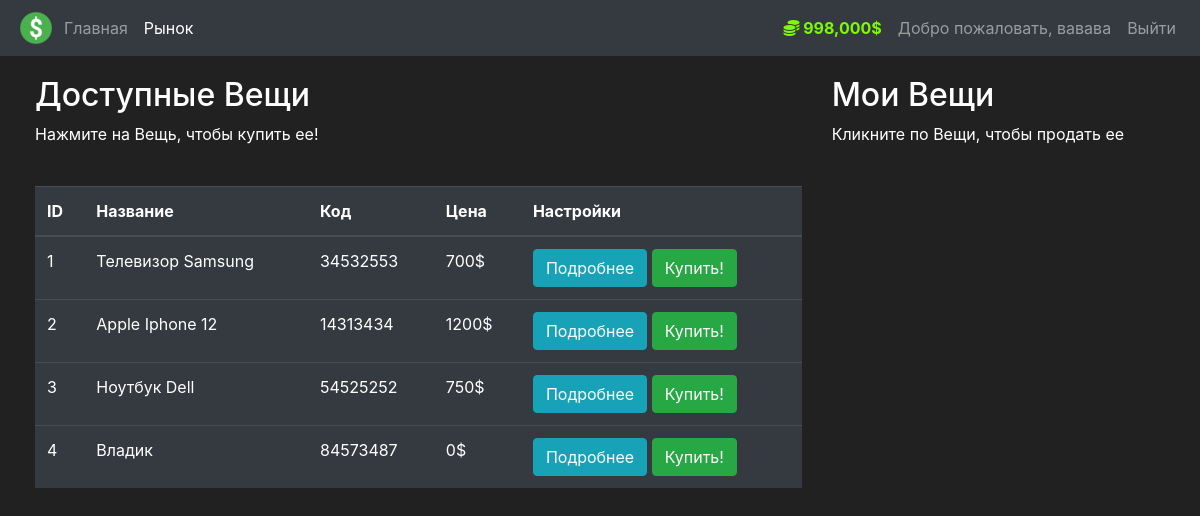
The app's page /market (signed in) with its own data.
### market/models.py (models this page shows, shortened)
class User(db.Model, UserMixin):
    id = db.Column(db.Integer(), primary_key=True)
    username = db.Column(db.String(length=30), nullable=False, unique=True)
    email_address = db.Column(db.String(length=50), nullable=False, unique=True)
    password_hash = db.Column(db.String(length=60), nullable=False)
    budget = db.Column(db.Integer(), nullable=False, default=1000)
    items = db.relationship('Item', backref='owned_user', lazy=True)
    @property
    def prettier_budget(self):
        if len(str(self.budget)) >= 4:
            return f'{str(self.budget)[:-3]},{str(self.budget)[-3:]}$'
        else:
            return f"{self.budget}$"
    @property
    def password(self):
        return self.password

class Item(db.Model):
    id = db.Column(db.Integer(), primary_key=True)
    name = db.Column(db.String(length=30), nullable=False, unique=True)
    price = db.Column(db.Integer(), nullable=False)
    barcode = db.Column(db.String(length=12), nullable=False, unique=True)
    description = db.Column(db.String(length=1024), nullable=False, unique=True)
    owner = db.Column(db.Integer(), db.ForeignKey('user.id'))

### market/routes.py (the view, shortened to what this page needs)
@app.route('/market', methods=['GET', 'POST'])
@login_required
def market_page():
    purchase_form = PurchaseItemForm()
    selling_form = SellItemForm()
    if request.method == "GET":
        items = Item.query.filter_by(owner=None)
        owned_items = Item.query.filter_by(owner=current_user.id)
        current_page = 'market'
        return render_template('market.html', items=items, purchase_form=purchase_form, owned_items=owned_items,
                               selling_form=selling_form, current_page=current_page)

### market/models.py (called while the page is built)
@login_manager.user_loader
def load_user(user_id):
    return User.query.get(int(user_id))

### market/templates/market.html (shortened to what this page needs)
{% extends 'base.html' %}
{% block content %}
<div class="row" style="margin-top:20px; margin-left:20px">
   <div class="col-8">
       <h2>Доступные Вещи</h2>
       <p>Нажмите на Вещь, чтобы купить ее!</p>
       <br>
      <table class="table table-hover table-dark">
         <thead>
            <tr>
               <th scope="col">ID</th>
               <th scope="col">Название</th>
               <th scope="col">Код</th>
               <th scope="col">Цена</th>
               <th scope="col">Настройки</th>
            </tr>
         </thead>
         <tbody>
            {% for item in items %}
            <tr>
               <td>{{ item.id }}</td>
               <td>{{ item.name }}</td>
               <td>{{ item.barcode }}</td>
               <td>{{ item.price }}$</td>
               <td>
                  <button class="btn btn-outline btn-info" data-toggle="modal" data-target="#Modal-MoreInfo-{{ item.id }}">Подробнее</button>
                  <button class="btn btn-outline btn-success" data-toggle="modal" data-target="#Modal-PurchaseConfirm-{{ item.id }}">Купить!</button>
               </td>
            </tr>
            {% endfor %}
         </tbody>
      </table>
   </div>
   <div class="col-4">
        <h2>Мои Вещи</h2>
        <p>Кликните по Вещи, чтобы продать ее</p>
        <br>
   </div>
</div>
{% endblock %}

### market/templates/base.html (shortened to what this page needs)
<!doctype html>
<html lang="en">
<head>
    <link rel="stylesheet" href="https://cdn.jsdelivr.net/npm/bootstrap@4.5.3/dist/css/bootstrap.min.css"
>
</head>
<body>
<nav class="navbar navbar-expand-md navbar-dark bg-dark">
    <img src="{{url_for('static', filename='pic1.png')}}">
    <div class="collapse navbar-collapse" id="navbarNav">
        <ul class="navbar-nav mr-auto">
            {% if current_page == 'market' %}
            <li class="nav-item">
                <a class="nav-link" href="{{ url_for('home_page') }}">Главная <span class="sr-only">(current)</span></a>
            </li>
            <li class="nav-item active">
                <a class="nav-link" href="{{ url_for('market_page') }}">Рынок</a>
            </li>
            {% endif %}
        </ul>
        {% if current_user.is_authenticated %}
        <ul class="navbar-nav">
            <li class="nav-item">
                <a class="nav-link" style="color: lawngreen; font-weight: bold">
                    <i class="fas fa-coins"></i>
                    {{ current_user.prettier_budget }}
                </a>
            </li>
            <li class="nav-item">
                <a class="nav-link">Добро пожаловать, {{ current_user.username }}</a>
            </li>
            <li class="nav-item">
                <a class="nav-link" href="{{ url_for('logout_page') }}">Выйти</a>
            </li>
        </ul>
        {% endif %}
    </div>
</nav>
{% block content %}
{% endblock %}
</body>
</html>

### market/templates/base.html (style rules this page uses)
body { background-color: #212121; color: white }

### records on screen
User: prettier_budget "998,000$", username "вавава"
Item: id "1", name "Телевизор Samsung", barcode "34532553", price "700"
Item: id "2", name "Apple Iphone 12", barcode "14313434", price "1200"
Item: id "3", name "Ноутбук Dell", barcode "54525252", price "750"
Item: id "4", name "Владик", barcode "84573487", price "0"
